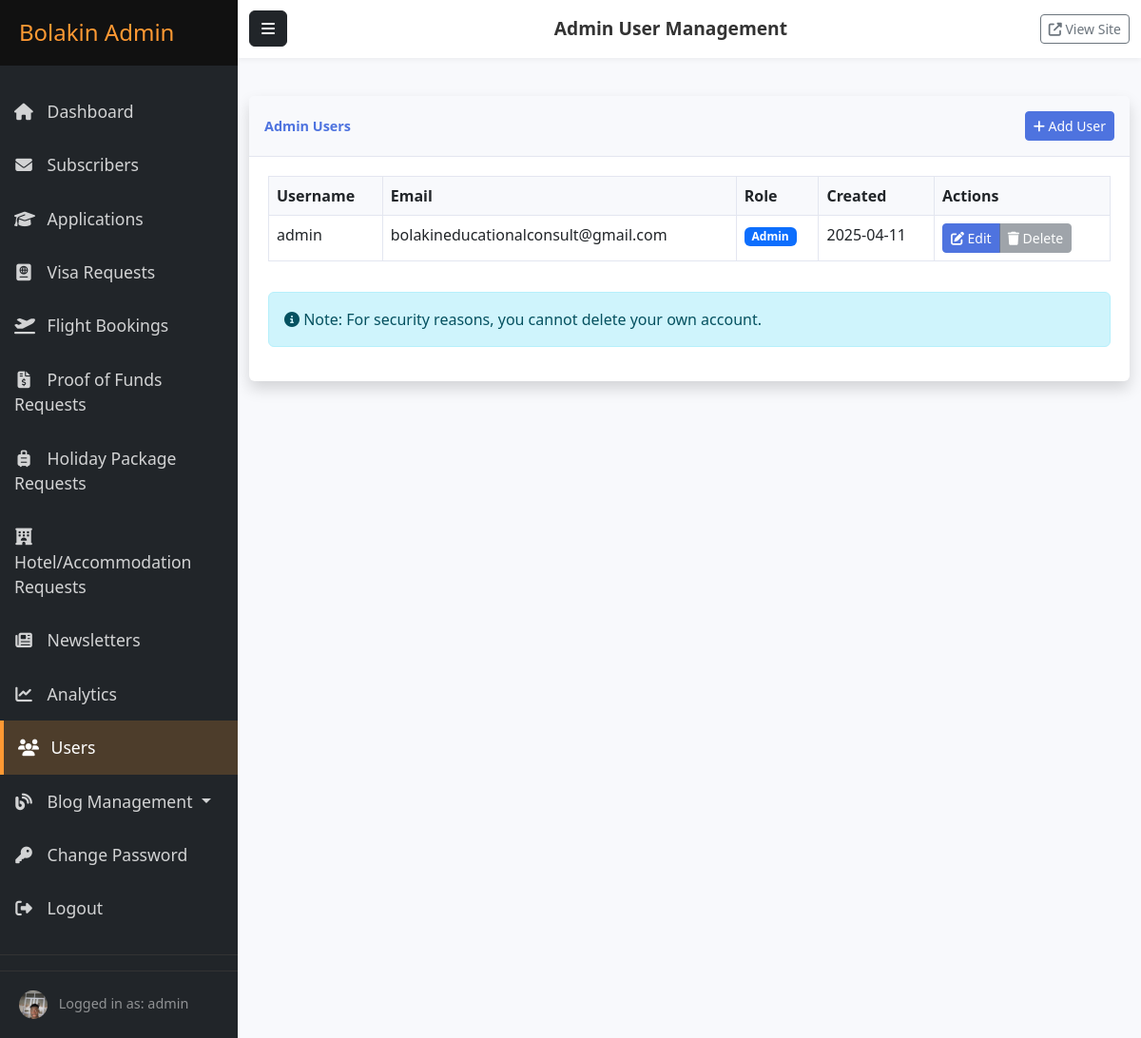
The page /admin/dashboard/users (signed in) on the database its author committed.
### models.py (models this page shows, shortened)
class User(db.Model, UserMixin):
    __tablename__ = 'users'
    __table_args__ = {'extend_existing': True}
    id = db.Column(db.Integer, primary_key=True)
    username = db.Column(db.String(64), unique=True, nullable=False)
    email = db.Column(db.String(120), unique=True, nullable=False)
    password_hash = db.Column(db.String(256), nullable=False)
    is_admin = db.Column(db.Boolean, default=False, nullable=False)
    created_at = db.Column(db.DateTime, default=datetime.utcnow)
    last_login = db.Column(db.DateTime, nullable=True)
    password_changed = db.Column(db.Boolean, default=False, nullable=False)
    profile_image_file = db.Column(db.String(200), nullable=True)  # Added field for profile picture
    linkedin_url = db.Column(db.String(255), nullable=True)
    twitter_url = db.Column(db.String(255), nullable=True)
    instagram_url = db.Column(db.String(255), nullable=True)
    facebook_url = db.Column(db.String(255), nullable=True) # Added Facebook as well

### routes/admin.py (the view)
@admin.route('/users')
@login_required
@admin_required
def users():
    users = User.query.all()
    return render_template('admin/users.html', users=users)

### app.py (called while the page is built)
@login_manager.user_loader
def load_user(user_id):
    return User.query.get(int(user_id))

### routes/admin.py (called while the page is built)
def admin_required(f):
    @wraps(f)
    def decorated_function(*args, **kwargs):
        if not current_user.is_admin:
            flash('You need admin privileges to access this page.', 'danger')
            return redirect(url_for('main.index'))
        return f(*args, **kwargs)
    return decorated_function

### templates/admin/users.html (shortened to what this page needs)
{% extends "admin/base.html" %}
{% block header_title %}Admin User Management{% endblock %}
{% block content %}
<div class="card shadow mb-4">
    <div class="card-header py-3 d-flex flex-row align-items-center justify-content-between">
        <h6 class="m-0 font-weight-bold text-primary">Admin Users</h6>
        <a href="{{ url_for('admin.create_user') }}" class="btn btn-primary btn-sm">
            <i class="fas fa-plus"></i> Add User
        </a>
    </div>
    <div class="card-body">
        <div class="table-responsive">
            <table class="table table-bordered table-hover">
                <thead>
                    <tr>
                        <th>Username</th>
                        <th>Email</th>
                        <th>Role</th>
                        <th>Created</th>
                        <th>Actions</th>
                    </tr>
                </thead>
                <tbody>
                    {% for user in users %}
                    <tr>
                        <td>{{ user.username }}</td>
                        <td>{{ user.email }}</td>
                        <td>
                            {% if user.is_admin %}
                            <span class="badge bg-primary">Admin</span>
                            {% else %}
                            <span class="badge bg-secondary">User</span>
                            {% endif %}
                        </td>
                        <td>{{ user.created_at.strftime('%Y-%m-%d') }}</td>
                        <td>
                            <div class="btn-group">
                                <a href="{{ url_for('admin.edit_user', id=user.id) }}" class="btn btn-sm btn-primary">
                                    <i class="fas fa-edit"></i> Edit
                                </a>
                                {% if user.id != current_user.id %}
                                <button type="button" class="btn btn-sm btn-danger" data-bs-toggle="modal" data-bs-target="#deleteModal{{ user.id }}">
                                    <i class="fas fa-trash"></i> Delete
                                </button>
                                <div class="modal fade" id="deleteModal{{ user.id }}" tabindex="-1" aria-labelledby="deleteModalLabel{{ user.id }}" aria-hidden="true">
                                    <div class="modal-dialog">
                                        <div class="modal-content">
                                            <div class="modal-header">
                                                <h5 class="modal-title" id="deleteModalLabel{{ user.id }}">Confirm Delete</h5>
                                                <button type="button" class="btn-close" data-bs-dismiss="modal" aria-label="Close"></button>
                                            </div>
                                            <div class="modal-body">
                                                <p>Are you sure you want to delete user <strong>{{ user.username }}</strong>?</p>
                                                <p class="text-danger">This action cannot be undone.</p>
                                            </div>
                                            <div class="modal-footer">
                                                <button type="button" class="btn btn-secondary" data-bs-dismiss="modal">Cancel</button>
                                                <form method="POST" action="{{ url_for('admin.delete_user', id=user.id) }}">
                                                    <button type="submit" class="btn btn-danger">Delete</button>
                                                </form>
                                            </div>
                                        </div>
                                    </div>
                                </div>
                                {% else %}
                                <button type="button" class="btn btn-sm btn-secondary" disabled title="You cannot delete your own account">
                                    <i class="fas fa-trash"></i> Delete
                                </button>
                                {% endif %}
                            </div>
                        </td>
                    </tr>
                    {% else %}
                    <tr>
                        <td colspan="5" class="text-center">No users found.</td>
                    </tr>
                    {% endfor %}
                </tbody>
            </table>
        </div>
        <div class="alert alert-info mt-3">
            <i class="fas fa-info-circle"></i> Note: For security reasons, you cannot delete your own account.
        </div>
    </div>
</div>
{% endblock %}

### templates/admin/base.html (shortened to what this page needs)
<!DOCTYPE html>
<html lang="en">
<head>
    <link href="https://cdn.jsdelivr.net/npm/bootstrap@5.2.3/dist/css/bootstrap.min.css" rel="stylesheet">
    <link rel="stylesheet" href="https://cdnjs.cloudflare.com/ajax/libs/font-awesome/6.3.0/css/all.min.css">
    <link rel="stylesheet" href="{{ url_for('static', filename='css/admin.css') }}">
</head>
<body>
    <div class="wrapper">
        <nav id="sidebar" class="bg-dark">
            <div class="sidebar-header">
                <h3>Bolakin Admin</h3>
            </div>
            <ul class="list-unstyled components">
                <li class="{% if request.endpoint == 'admin.dashboard' %}active{% endif %}">
                    <a href="{{ url_for('admin.dashboard') }}">
                        <i class="fas fa-home"></i> Dashboard
                    </a>
                </li>
                <li class="{% if 'subscribers' in request.endpoint %}active{% endif %}">
                    <a href="{{ url_for('admin.subscribers') }}">
                        <i class="fas fa-envelope"></i> Subscribers
                    </a>
                </li>
                <li class="{% if 'applications' in request.endpoint %}active{% endif %}">
                    <a href="{{ url_for('admin.applications') }}">
                        <i class="fas fa-graduation-cap"></i> Applications
                    </a>
                </li>
                <li class="{% if 'visa_requests' in request.endpoint or 'visa_request_details' in request.endpoint %}active{% endif %}">
                    <a href="{{ url_for('admin.visa_requests_list') }}">
                        <i class="fas fa-passport"></i> Visa Requests
                    </a>
                </li>
                <li class="{% if 'flight_bookings' in request.endpoint or 'flight_booking_details' in request.endpoint %}active{% endif %}">
                    <a href="{{ url_for('admin.flight_bookings_list') }}">
                        <i class="fas fa-plane-departure"></i> Flight Bookings
                    </a>
                </li>
                <li class="{% if 'proof_of_funds_requests' in request.endpoint or 'proof_of_funds_details' in request.endpoint %}active{% endif %}">
                    <a href="{{ url_for('admin.proof_of_funds_requests_list') }}">
                        <i class="fas fa-file-invoice-dollar"></i> Proof of Funds Requests
                    </a>
                </li>
                <li class="{% if 'holiday_package_requests' in request.endpoint or 'holiday_package_request_details' in request.endpoint %}active{% endif %}">
                    <a href="{{ url_for('admin.holiday_package_requests_list') }}">
                        <i class="fas fa-suitcase-rolling"></i> Holiday Package Requests
                    </a>
                </li>
                <li class="{% if 'hotel_accommodation_requests' in request.endpoint or 'hotel_accommodation_request_details' in request.endpoint %}active{% endif %}">
                    <a href="{{ url_for('admin.hotel_accommodation_requests_list') }}">
                        <i class="fas fa-hotel"></i> Hotel/Accommodation Requests
                    </a>
                </li>
                <li class="{% if 'newsletters' in request.endpoint %}active{% endif %}">
                    <a href="{{ url_for('admin.newsletters') }}">
                        <i class="fas fa-newspaper"></i> Newsletters
                    </a>
                </li>
                <li class="{% if 'analytics' in request.endpoint %}active{% endif %}">
                    <a href="{{ url_for('admin.analytics') }}">
                        <i class="fas fa-chart-line"></i> Analytics
                    </a>
                </li>
                <li class="{% if 'users' in request.endpoint %}active{% endif %}">
                    <a href="{{ url_for('admin.users') }}">
                        <i class="fas fa-users"></i> Users
                    </a>
                </li>
                <li class="nav-item dropdown {% if 'blog' in request.endpoint %}active{% endif %}">
                    <a href="#blogSubmenu" data-bs-toggle="collapse" aria-expanded="false" class="dropdown-toggle nav-link">
                        <i class="fas fa-blog"></i> Blog Management
                    </a>
                </li>
                <li>
                    <a href="{{ url_for('auth.change_password') }}">
                        <i class="fas fa-key"></i> Change Password
                    </a>
                </li>
                <li>
                    <a href="{{ url_for('auth.logout') }}">
                        <i class="fas fa-sign-out-alt"></i> Logout
                    </a>
                </li>
            </ul>
            <div class="sidebar-footer">
                {% if current_user.is_authenticated %}
                    {% if current_user.profile_image_file %}
                        <img src="{{ url_for('main.uploaded_file', subpath=current_user.profile_image_file) }}"
                             alt="{{ current_user.username }}" class="rounded-circle me-2"
                             style="width: 30px; height: 30px; object-fit: cover;">
                    {% else %}
                        <img src="{{ url_for('static', filename='images/default_avatar.png') }}"
                             alt="Default Avatar" class="rounded-circle me-2"
                             style="width: 30px; height: 30px; object-fit: cover;">
                    {% endif %}
                    <span>Logged in as: {{ current_user.username }}</span>
                {% endif %}
            </div>
        </nav>
        <div id="content">
            <nav class="navbar navbar-expand-lg navbar-light bg-light">
                <div class="container-fluid">
                    <button type="button" id="sidebarCollapse" class="btn btn-dark">
                        <i class="fas fa-bars"></i>
                    </button>
                    <span class="navbar-text">
                        {% block header_title %}Admin Dashboard{% endblock %}
                    </span>
                    <div>
                        <a href="{{ url_for('main.index') }}" class="btn btn-outline-secondary btn-sm" target="_blank">
                            <i class="fas fa-external-link-alt"></i> View Site
                        </a>
                    </div>
                </div>
            </nav>
            <main class="container-fluid py-4">
                {% block content %}{% endblock %}
            </main>
        </div>
    </div>
</body>
</html>

### static/css/admin.css (style rules this page uses)
.wrapper { display: flex; width: 100%; align-items: stretch; }
#sidebar { min-width: 250px; max-width: 250px; min-height: 100vh; color: #fff; transition: all 0.3s; }
#sidebar .sidebar-header { padding: 20px; background: #111; }
#sidebar .sidebar-header h3 { color: #FF9933; margin: 0; font-size: 1.5rem; }
#sidebar ul.components { padding: 20px 0; border-bottom: 1px solid #333; }
#sidebar ul li a { padding: 15px; font-size: 1.1em; display: block; color: rgba(255, 255, 255, 0.8); text-decoration: none; transition: all 0.3s ease; }
#sidebar ul li a:hover, #sidebar ul li.active > a { color: #fff; background: rgba(255, 153, 51, 0.2); border-left: 4px solid #FF9933; }
#sidebar ul li a i { margin-right: 10px; width: 20px; text-align: center; }
#sidebar .sidebar-footer { padding: 20px; font-size: 0.9em; color: rgba(255, 255, 255, 0.5); border-top: 1px solid #333; }
#content { width: 100%; min-height: 100vh; transition: all 0.3s; background-color: #f8f9fc; }
.navbar { background-color: #fff !important; box-shadow: 0 2px 5px rgba(0, 0, 0, 0.05); }
#sidebarCollapse { margin-right: 15px; }
.navbar-text { font-size: 1.2rem; font-weight: 600; color: #333; }
.card { margin-bottom: 24px; border: none; box-shadow: 0 0.15rem 1.75rem 0 rgba(58, 59, 69, 0.15); }
.card .card-header { background-color: #f8f9fc; border-bottom: 1px solid #e3e6f0; }
.card-header .m-0 { font-weight: 700; font-size: 0.9rem; color: #4e73df; }
.card-body { padding: 1.25rem; }
.text-primary { color: #4e73df !important; }
.table-responsive { overflow-x: auto; }
.table { width: 100%; margin-bottom: 1rem; color: #212529; }
.table th { font-weight: 600; background-color: #f8f9fc; }
.table-bordered { border: 1px solid #e3e6f0; }
.table-bordered th, .table-bordered td { border: 1px solid #e3e6f0; }
.btn-primary { background-color: #4e73df; border-color: #4e73df; }

### rows shown on the page
User: profile_image_file (picture), username "admin", email "bolakineducationalconsult@gmail.com", is_admin "Admin", created_at "2025-04-11", shows "Delete"
